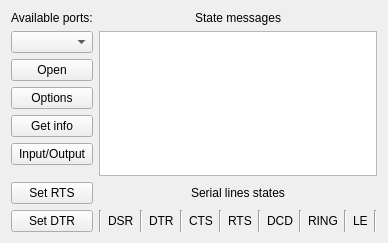
<?xml version="1.0" encoding="UTF-8"?>
<ui version="4.0">
 <class>MainWidget</class>
 <widget class="QWidget" name="MainWidget">
  <property name="geometry">
   <rect>
    <x>0</x>
    <y>0</y>
    <width>344</width>
    <height>243</height>
   </rect>
  </property>
  <property name="windowTitle">
   <string>Simple GUI application for demonstrating the use of QSerialDevice.</string>
  </property>
  <layout class="QGridLayout" name="gridLayout">
   <item row="0" column="0">
    <widget class="QLabel" name="portsLabel">
     <property name="text">
      <string>Available ports:</string>
     </property>
    </widget>
   </item>
   <item row="0" column="1">
    <widget class="QLabel" name="msgLabel">
     <property name="text">
      <string>State messages</string>
     </property>
     <property name="alignment">
      <set>Qt::AlignCenter</set>
     </property>
    </widget>
   </item>
   <item row="1" column="0">
    <widget class="QComboBox" name="portBox"/>
   </item>
   <item row="1" column="1" rowspan="7">
    <widget class="QPlainTextEdit" name="plainTextEdit"/>
   </item>
   <item row="2" column="0">
    <widget class="QPushButton" name="controlButton">
     <property name="text">
      <string>Open</string>
     </property>
    </widget>
   </item>
   <item row="4" column="0">
    <widget class="QPushButton" name="infoButton">
     <property name="text">
      <string>Get info</string>
     </property>
    </widget>
   </item>
   <item row="5" column="0">
    <widget class="QPushButton" name="ioButton">
     <property name="text">
      <string>Input/Output</string>
     </property>
    </widget>
   </item>
   <item row="6" column="0">
    <spacer name="verticalSpacer">
     <property name="orientation">
      <enum>Qt::Vertical</enum>
     </property>
     <property name="sizeHint" stdset="0">
      <size>
       <width>72</width>
       <height>1</height>
      </size>
     </property>
    </spacer>
   </item>
   <item row="9" column="0">
    <widget class="QPushButton" name="dtrButton">
     <property name="text">
      <string>Set DTR</string>
     </property>
    </widget>
   </item>
   <item row="9" column="1">
    <layout class="QHBoxLayout" name="horizontalLayout">
     <item>
      <widget class="Line" name="line1">
       <property name="orientation">
        <enum>Qt::Vertical</enum>
       </property>
      </widget>
     </item>
     <item>
      <widget class="QLabel" name="dsrLabel">
       <property name="text">
        <string>DSR</string>
       </property>
      </widget>
     </item>
     <item>
      <widget class="Line" name="line2">
       <property name="orientation">
        <enum>Qt::Vertical</enum>
       </property>
      </widget>
     </item>
     <item>
      <widget class="QLabel" name="dtrLabel">
       <property name="text">
        <string>DTR</string>
       </property>
      </widget>
     </item>
     <item>
      <widget class="Line" name="line">
       <property name="orientation">
        <enum>Qt::Vertical</enum>
       </property>
      </widget>
     </item>
     <item>
      <widget class="QLabel" name="ctsLabel">
       <property name="text">
        <string>CTS</string>
       </property>
      </widget>
     </item>
     <item>
      <widget class="Line" name="line_2">
       <property name="orientation">
        <enum>Qt::Vertical</enum>
       </property>
      </widget>
     </item>
     <item>
      <widget class="QLabel" name="rtsLabel">
       <property name="text">
        <string>RTS</string>
       </property>
      </widget>
     </item>
     <item>
      <widget class="Line" name="line_3">
       <property name="orientation">
        <enum>Qt::Vertical</enum>
       </property>
      </widget>
     </item>
     <item>
      <widget class="QLabel" name="dcdLabel">
       <property name="text">
        <string>DCD</string>
       </property>
      </widget>
     </item>
     <item>
      <widget class="Line" name="line3">
       <property name="orientation">
        <enum>Qt::Vertical</enum>
       </property>
      </widget>
     </item>
     <item>
      <widget class="QLabel" name="ringLabel">
       <property name="text">
        <string>RING</string>
       </property>
      </widget>
     </item>
     <item>
      <widget class="Line" name="line_4">
       <property name="orientation">
        <enum>Qt::Vertical</enum>
       </property>
      </widget>
     </item>
     <item>
      <widget class="QLabel" name="leLabel">
       <property name="text">
        <string>LE</string>
       </property>
      </widget>
     </item>
     <item>
      <widget class="Line" name="line_5">
       <property name="orientation">
        <enum>Qt::Vertical</enum>
       </property>
      </widget>
     </item>
    </layout>
   </item>
   <item row="3" column="0">
    <widget class="QPushButton" name="optionsButton">
     <property name="text">
      <string>Options</string>
     </property>
    </widget>
   </item>
   <item row="8" column="1">
    <widget class="QLabel" name="lineLabel">
     <property name="text">
      <string>Serial lines states</string>
     </property>
     <property name="alignment">
      <set>Qt::AlignCenter</set>
     </property>
    </widget>
   </item>
   <item row="8" column="0">
    <widget class="QPushButton" name="rtsButton">
     <property name="text">
      <string>Set RTS</string>
     </property>
    </widget>
   </item>
  </layout>
 </widget>
 <layoutdefault spacing="6" margin="11"/>
 <resources/>
 <connections/>
</ui>
